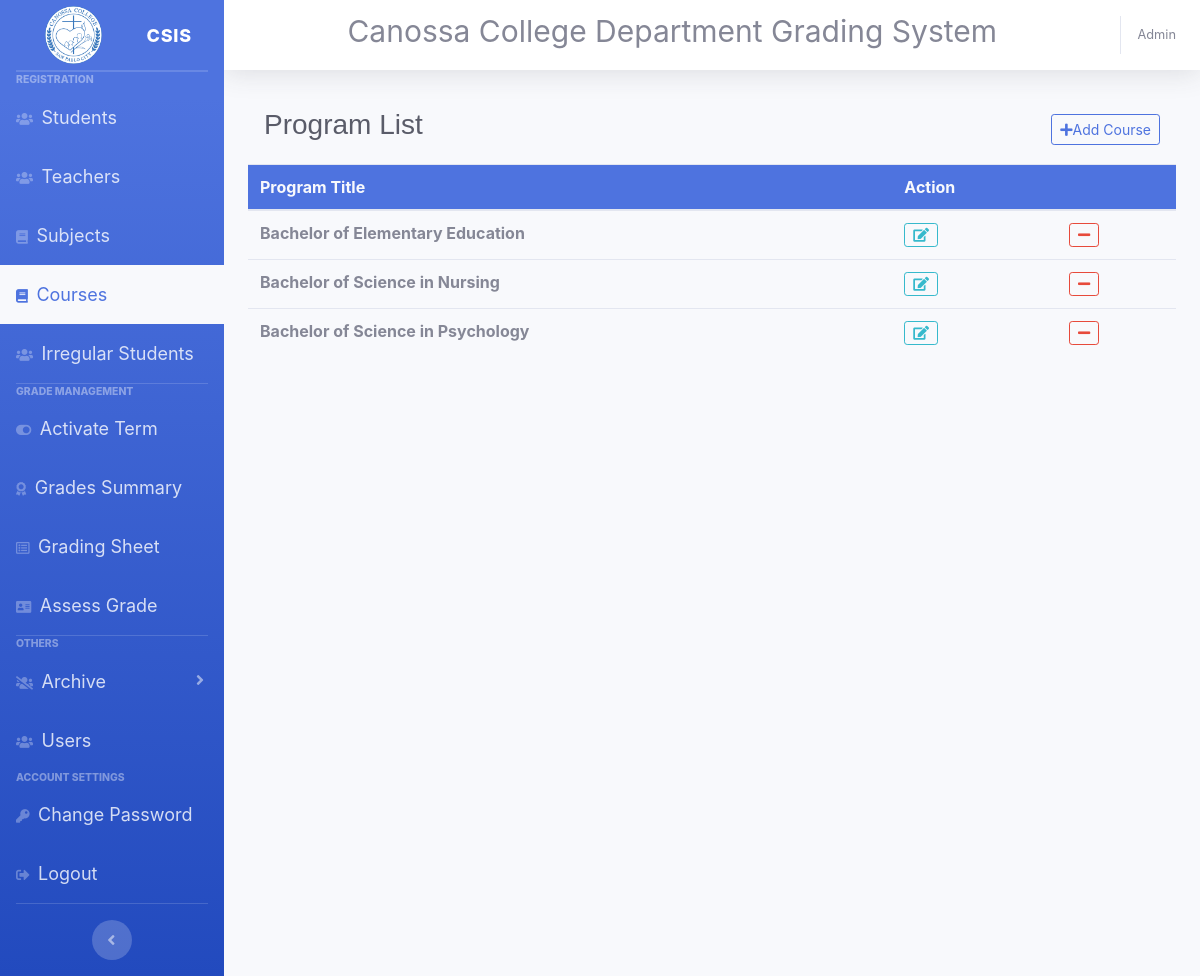
/admin/program/courselist.admin.php (signed in), run on the app's committed database.
### tables this page shows
CREATE TABLE `course` (
  `id` int(11) NOT NULL,
  `description` text NOT NULL
);

### admin/program/courselist.admin.php (the view, shortened to what this page needs)
<?php
if (isset($_SESSION['username'])) {
    include_once '../adminlayout/head.admin.php' ?>
    <nav class="navbar navbar-expand navbar-light  topbar static-top ">
        <h1 class="h3 text-gray-800 mr-auto">Program List</h1>
        <div class="float-right">
        <a class="btn btn-sm btn-outline-primary" data-toggle="modal" data-target="#AddcourseModal"><i class="fas fa-plus"></i>Add Course</a>
    </div>
    </nav>
    <div class="table-responsive">
    <table class="table">
        <thead class="bg-primary text-light ">
            <tr>
                <th class="">Program Title</th>
                <th>Action</th>
                <th></th>
            </tr>
        </thead>
        <tbody>
            <?php
            $sql = "SELECT * from course";
            $result = $conn->query($sql);
            if ($result->num_rows > 0) {
                while ($row = $result->fetch_assoc()) {
                    $del = "<a class='btn btn-sm btn-outline-danger' href='../../database/deleterecord/course.db.php?cid=$row[id]'>
                            <i class='fas fa-minus'></i></a>";
                    $des = "<a class='btn btn-sm btn-outline-info' href='course.admin.php?des=$row[description]'>
                            <i class='fas fa-edit'></i></a>";
                    echo "<tr>
                            <td class='font-weight-bold'>" . $row['description'] . "</td>
                            <td class=''>" . $des . "</td>
                            <td class=''>" . $del . "</td>";
                }
            } else {
                echo "<tr><td>No records</td></tr>";
            }
            ?>
        </tbody>
    </table>
    </div>
<?php include_once '../adminlayout/footer.admin.php';
} else {
    header("Location: ../canossa/master.blade.php");
    exit();
} ?>

### admin/management/gradingtoggle.admin.php (style rules this page uses)
h1 { margin-bottom: 40px; font-family: sans-serif; }

### data on the page
course: description "Bachelor of Elementary Education"
course: description "Bachelor of Science in Nursing"
course: description "Bachelor of Science in Psychology"
